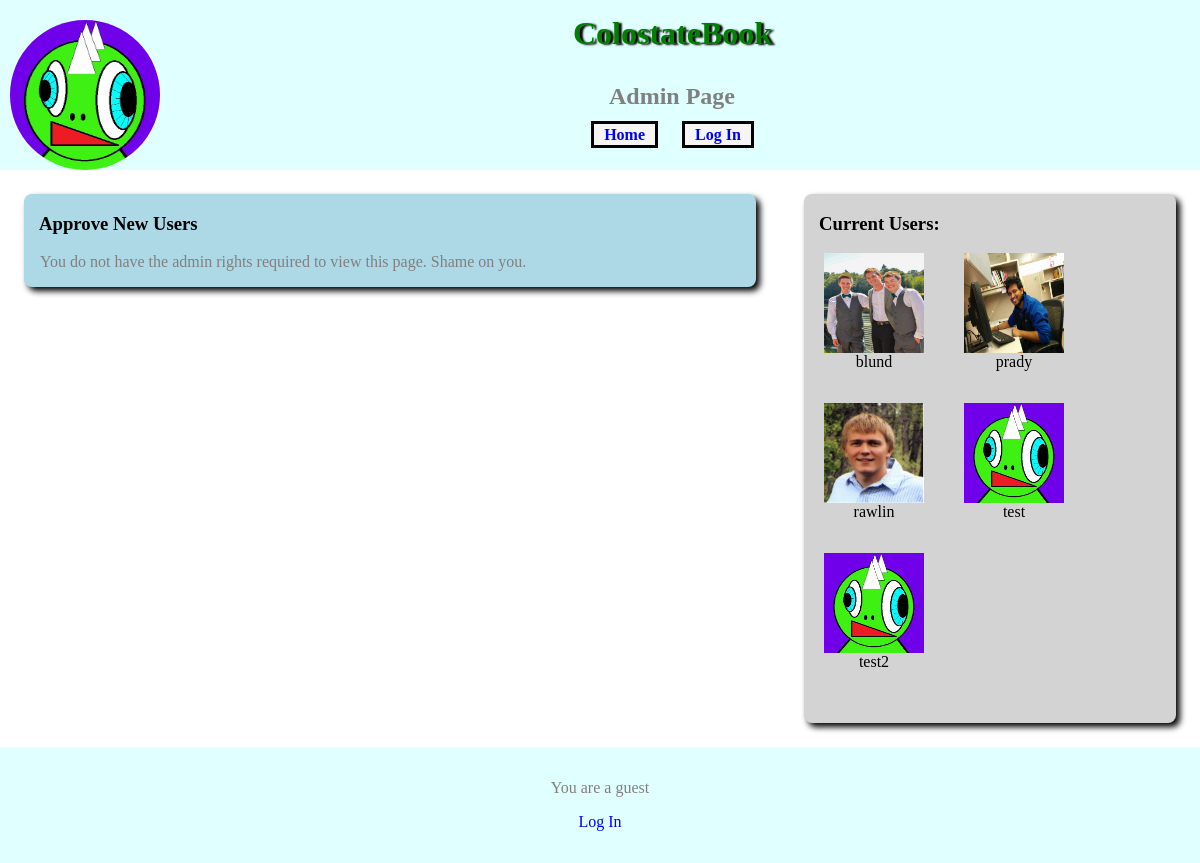
The app's page /admin.php with its own data.
### tables this page shows
CREATE TABLE users (username varchar(255) unique primary key, password varchar(255), name varchar(255), gender varchar(6), phone varchar(20), email varchar(255), admin boolean, pictureLocation varchar(255) , bio varchar(255));

### helpers.php (called while the page is built, shortened)
<?php
function makeNewUser($uname, $pass, $name, $sex, $number, $mail, $privileges, $picture, $friends, $pending, $bio) {
	$u = new User();
	$u->username = $uname;
	$u->passwd  = $pass;
	$u->name  = $name;
	$u->gender = $sex;
	$u->phone  = $number;
	$u->email  = $mail;
	$u->admin  = $privileges;
	$u->pic = $picture;
	$u->friends = $friends;
	$u->pending = $pending;
	$u->bio = $bio;
	return $u;
}
function readUsers() {
	$q = new Querries();
	$db = $q->getDB();
	$array = $db->query($q->GET_ALL_USER_NAMES);
	$retVal=array();
  	while($res = $array->fetchArray())
	{
		$user = getUser($res["username"]);
        	array_push($retVal, $user);
        }
	return $retVal;
}
function getUser($uname) {
	$q = new Querries();
	$db = $q->getDB();
	$array = $db->query(sprintf($q->GET_USER, $uname));
	$res = $array->fetchArray();
  	$user = makeNewUser($res["username"],$res["password"],$res["name"],$res["gender"],$res["phone"],$res["email"],$res["admin"],$res["pictureLocation"], array(), array(), $res["bio"]);
	$user->friends = getFriends($uname);
	$user->pending = getRequests($uname);
	return $user;
}
function getFriends($uname){
	if($uname == 'guest') return array();
	$q = new Querries();
	$db = $q->getDB();
	$array = $db->query(sprintf($q->GET_USER_FRIENDS, $uname));
	$friends=array();
	while($res = $array->fetchArray())
	{
		$user = $res["friend"];
		array_push($friends,$user);
	}
	return $friends;
}
function getRequestUsers($uname){
	$q = new Querries();
	$db = $q->getDB();
	$array = $db->query(sprintf($q->GET_PENDING_REQUESTS, $uname));
	$requests=array();
	return $requests;
}
function getRequests($uname)
{
	$requests = array();
	foreach(getRequestUsers($uname) as $usr){
		$requests[$usr->username]=$usr->username;
	}
	return $requests;
}
function isPendingUser($username) {
	$q= new Querries();
	$db = $q->getDB();
	$res = $db->query(sprintf($q->IS_PENDING_USER, $username));
	if(!($res instanceof Sqlite3Result))
	{
		return false;
	}
	else {
		$array = $res->fetchArray();
		if ($array) {
			return true;
		}
		else {
			return false;
		}
	}
}
?>

### userList.php (the view, shortened to what this page needs)
<div class="users">
	<div id="friends">
	<h3>Current Users:</h3>
	<?php
	$users = readUsers();
	foreach($users as $u){
		if (!isPendingUser($u->username)) {
		$uname = $u->username;
		$picture = $u->pic;
		if(!in_array($u->username, getFriends($_SESSION['username']))){?>
		<div class="user">
			<?php echo '<a href="profile.php?uname='.$uname.'"><img class="thumbnails" src="'.$picture.'" alt="user1" /></a>'; ?>
			<?php echo $uname ?>
		</div>
	<?php
	}
	}
	}
	?>
	</div>
</div>

### style.css (style rules this page uses)
a { text-decoration: none; }
h3 { margin-left:15px; }
html { min-height:530px; }
body { padding:0px; margin:0px; width:100%; height:100%; font-family:Times; }
img.thumbnails { width: 100px; height: 100px; margin-left: auto; margin-right:auto; display:block; }
.user { width: 140px; height: 150px; text-align: center; float:left; overflow:auto; }
.users { width:31%; margin:2%; padding-bottom:20px; background-color:lightgrey; float:left; overflow: auto; border-radius: 8px; box-shadow: 4px 4px 6px; }
a:link { color: blue; }
#friends { width: 100%; float:left; }

### records on screen
users: pictureLocation (picture), uname "blund"
users: pictureLocation (picture), uname "prady"
users: pictureLocation (picture), uname "rawlin"
users: pictureLocation (placeholder picture), uname "test"
users: pictureLocation (placeholder picture), uname "test2"

### other values on screen
$pageTitle "Admin Page"
$status "Log In"
